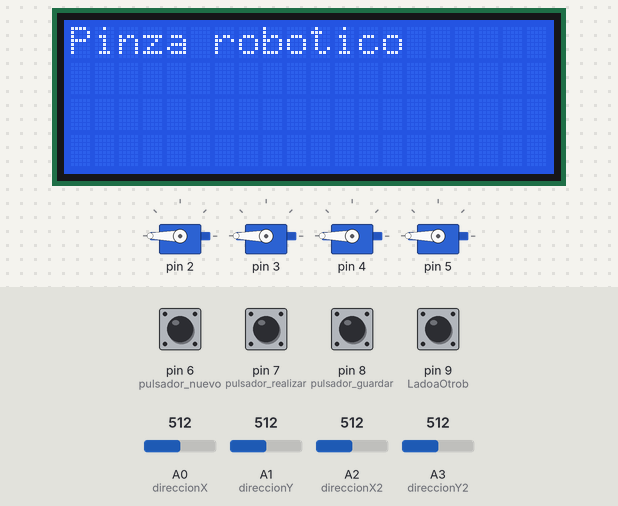
Bench run of a sketch on a simulated Arduino Uno, built with avr-gcc and run on an emulated ATmega328P. Parts: 4 × servo, 20×4 character LCD. Inputs (shaded band) come from the test bench; at power-on: pin 6 (pulsador_nuevo), pin 7 (pulsador_realizar), pin 8 (pulsador_guardar), pin 9 (LadoaOtrob) HIGH, A0 (direccionX) = 512, A1 (direccionY) = 512, A2 (direccionX2) = 512, A3 (direccionY2) = 512. EEPROM starts erased.

Above: at 1.2 s.
1.3 s: pin 9 (LadoaOtrob) pulled LOW for 0.15 s
At 3.5 s:
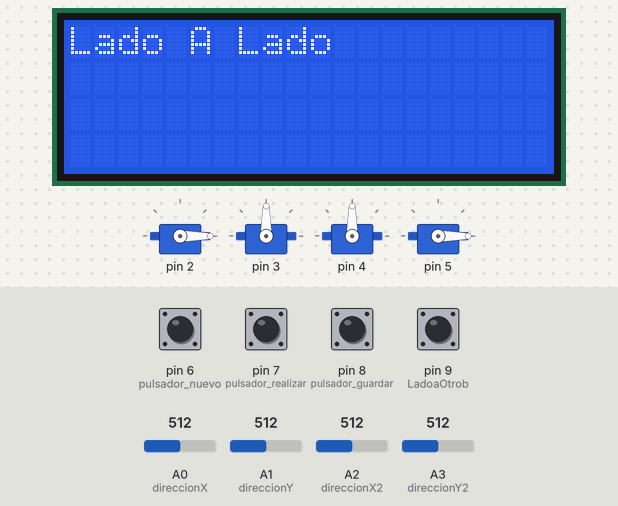
4.4 s: A0 (direccionX) set to 537
7.4 s: A0 (direccionX) set to 563
At 10.05 s:
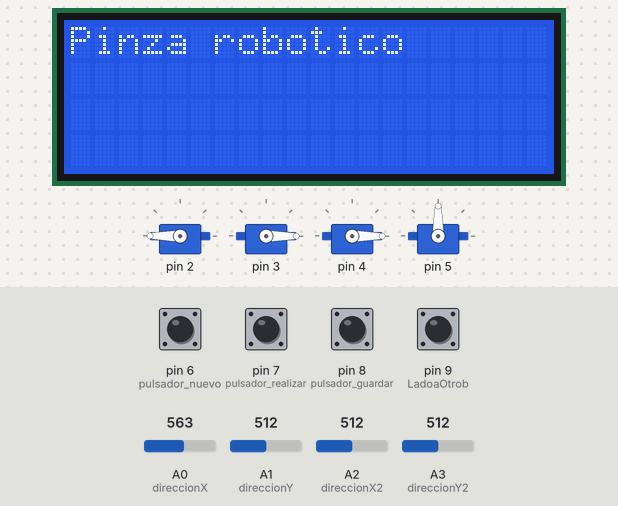
10.2 s: pin 6 (pulsador_nuevo) pulled LOW for 0.15 s
At 11.2 s:
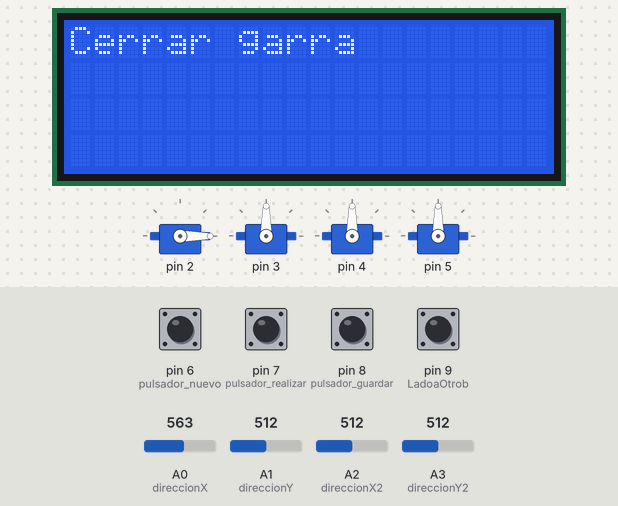
13.3 s: pin 7 (pulsador_realizar) pulled LOW for 0.15 s
At 13.8 s:
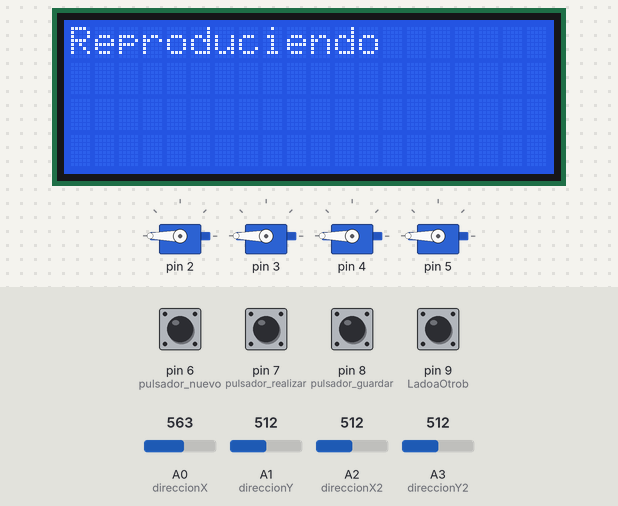
15.9 s: pin 8 (pulsador_guardar) pulled LOW for 0.15 s
At 16.5 s:
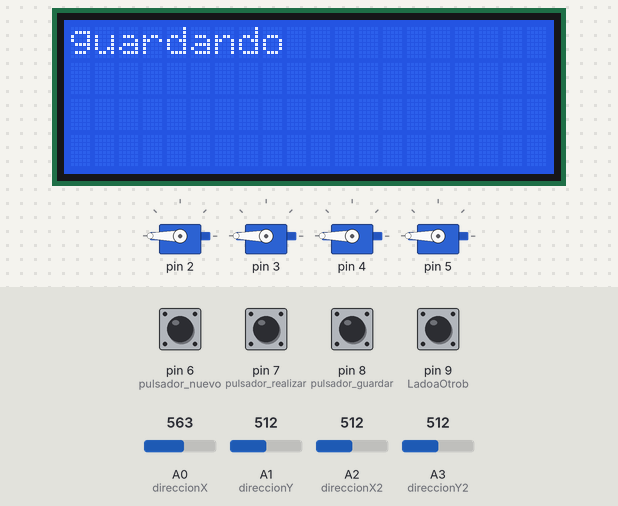
Timing chart, 0 to 18.9 s (numbered marks = the images above; inputs shaded):
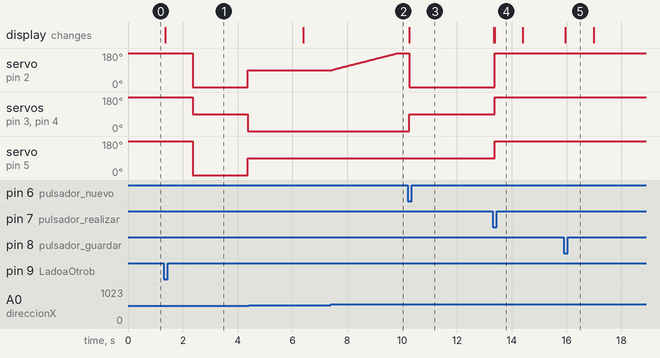

Measured:
- the behaviour switches between 549 and 550 on A0 (direccionX) (found by bisection; images 1 and 2)
- after the input at 1.3 s, servo on pin 2, servo on pin 5: 180° → 0° after 1.1 s, → 90° 2.0 s later; servo on pin 3, servo on pin 4: 180° → 90° after 1.1 s, → 0° 2.0 s later; the display: changes after 0.06 s (image 1)
- after the input at 7.4 s, servo on pin 2: moves from 90° to 180° over 2.4 s, starting after 0.06 s
- after the input at 10.2 s, servo on pin 2: 180° → 0° after 0.07 s; servo on pin 3, servo on pin 4: 0° → 90° after 0.07 s; the display: changes after 0.07 s (image 3)
- after the input at 13.3 s, servo on pin 3–5: 90° → 180° after 0.08 s; the display: first differs from a run without the input after 0.08 s (image 4)
- after the input at 15.9 s, the display: changes after 0.06 s (image 5)

The sketch:

Proyecto2Digital.ino
```cpp
#include <Servo.h>
#include <EEPROM.h>
#include <Wire.h>
#include <LiquidCrystal_I2C.h>
LiquidCrystal_I2C lcd(0x27, 20, 4);

Servo servomotor;
Servo servomotor2;
Servo servomotor3;
Servo servomotor4;

int direccionX = A0;  // Pin analógico A0
int direccionY = A1;  // Pin analógico A1
int direccionX2 = A2; // Pin analógico A2
int direccionY2 = A3; // Pin analógico A3

int pulsador_guardar = 8;
int pulsador_realizar = PD7;
int pulsador_nuevo = PD6;
int LadoaOtrob = 9;


int lecturaX;
int lecturaY;
int lectura_pulsador_guardar;
int lectura_pulsador_realizar;
int lectura_pulsador_nuevo;
int lectura_lado_a_otros;
int lecturaX2;
int lecturaY2;
int lectura_pulsador_guardar2;
int lectura_pulsador_realizar2;

int posicion_servo = 90;
int posicion_servo2 = 90;
int posicion_servo3 = 0;
int posicion_servo4 = 0;

const int EEPROM_ADDR_SERVO1 = 0;
const int EEPROM_ADDR_SERVO2 = 1;
const int EEPROM_ADDR_SERVO3 = 2;
const int EEPROM_ADDR_SERVO4 = 3;

const int EEPROM_ADDR_SERVO5 = 4;
const int EEPROM_ADDR_SERVO6 = 5;
const int EEPROM_ADDR_SERVO7 = 6;
const int EEPROM_ADDR_SERVO8 = 7;
const int EEPROM_ADDR_SERVO9 = 8;

const int EEPROM_ADDR_SERVO10 = 9;
const int EEPROM_ADDR_SERVO11 = 10;
const int EEPROM_ADDR_SERVO12 = 11;
const int EEPROM_ADDR_SERVO13 = 12;
const int EEPROM_ADDR_SERVO14 = 13;
const int EEPROM_ADDR_SERVO15 = 14;
const int EEPROM_ADDR_SERVO16 = 15;
const int EEPROM_ADDR_SERVO17 = 16;


volatile bool guardarPosicion = false;
volatile bool realizarAccion = false;
volatile bool realizarAccionNuevo = false;
volatile bool guardarPosicion2 = false;
volatile bool realizarAccion2 = false;
volatile bool LadoaOtro = false;


int posicion__servo = 90;
int posicion__servo2 = 90;
int posicion__servo3 = 0;
int posicion__servo4 = 0;

void guardarPosiciones()
{
  EEPROM.write(EEPROM_ADDR_SERVO1, posicion_servo);
  EEPROM.write(EEPROM_ADDR_SERVO2, posicion_servo2);
  EEPROM.write(EEPROM_ADDR_SERVO3, posicion_servo3);
  EEPROM.write(EEPROM_ADDR_SERVO4, posicion_servo4);

}
void restaurarPosiciones()
{
  posicion_servo = EEPROM.read(EEPROM_ADDR_SERVO1);
  posicion_servo2 = EEPROM.read(EEPROM_ADDR_SERVO2);
  posicion_servo3 = EEPROM.read(EEPROM_ADDR_SERVO3);
  posicion_servo4 = EEPROM.read(EEPROM_ADDR_SERVO4);
}
void guardarPosicionesCerrada()
{
  EEPROM.write(EEPROM_ADDR_SERVO5,posicion_servo= 0);
  EEPROM.write(EEPROM_ADDR_SERVO6, posicion_servo2=90);
  EEPROM.write(EEPROM_ADDR_SERVO7, posicion_servo3=90);
  EEPROM.write(EEPROM_ADDR_SERVO8, posicion_servo4=90);
  posicion_servo = EEPROM.read(EEPROM_ADDR_SERVO5);
  posicion_servo2 = EEPROM.read(EEPROM_ADDR_SERVO6);
  posicion_servo3 = EEPROM.read(EEPROM_ADDR_SERVO7);
  posicion_servo4 = EEPROM.read(EEPROM_ADDR_SERVO8);

}

void Lado_a_Otro1()
{
  EEPROM.write(EEPROM_ADDR_SERVO10,posicion_servo= 0);
  EEPROM.write(EEPROM_ADDR_SERVO11, posicion_servo2=90);
  EEPROM.write(EEPROM_ADDR_SERVO12, posicion_servo3=90);
  EEPROM.write(EEPROM_ADDR_SERVO13, posicion_servo4=0);

  posicion_servo = EEPROM.read(EEPROM_ADDR_SERVO10);
  posicion_servo2 = EEPROM.read(EEPROM_ADDR_SERVO11);
  posicion_servo3 = EEPROM.read(EEPROM_ADDR_SERVO12);
  posicion_servo4 = EEPROM.read(EEPROM_ADDR_SERVO13);

  delay(1000);
}
void Lado_a_Otro2()
{

  EEPROM.write(EEPROM_ADDR_SERVO14,posicion_servo= 90);
  EEPROM.write(EEPROM_ADDR_SERVO15, posicion_servo2=0);
  EEPROM.write(EEPROM_ADDR_SERVO16, posicion_servo3=0);
  EEPROM.write(EEPROM_ADDR_SERVO17, posicion_servo4=90);

  posicion_servo = EEPROM.read(EEPROM_ADDR_SERVO14);
  posicion_servo2 = EEPROM.read(EEPROM_ADDR_SERVO15);
  posicion_servo3 = EEPROM.read(EEPROM_ADDR_SERVO16);
  posicion_servo4 = EEPROM.read(EEPROM_ADDR_SERVO17);
  delay(1000);
}
void handleGuardarPosicion()
{
  guardarPosicion = true;
}

void handleRealizarAccion()
{
  realizarAccion = true;
}

void handleRealizarAccionNuevo()
{
  realizarAccionNuevo = true;
}

void setup()
{
  servomotor.attach(PD2);
  servomotor2.attach(PD3);
  servomotor3.attach(PD4);
  servomotor4.attach(PD5);

  pinMode(direccionX, INPUT_PULLUP);
  pinMode(direccionY, INPUT_PULLUP);
  pinMode(direccionX2, INPUT_PULLUP);
  pinMode(direccionY2, INPUT_PULLUP);

  pinMode(pulsador_guardar, INPUT_PULLUP);
  pinMode(pulsador_realizar, INPUT_PULLUP);
  pinMode(pulsador_nuevo, INPUT_PULLUP);
  pinMode(LadoaOtrob, INPUT_PULLUP);\

  attachInterrupt(digitalPinToInterrupt(pulsador_guardar), handleGuardarPosicion, FALLING);
  attachInterrupt(digitalPinToInterrupt(pulsador_realizar), handleRealizarAccion, FALLING);
  attachInterrupt(digitalPinToInterrupt(pulsador_nuevo), handleRealizarAccionNuevo, FALLING);
  attachInterrupt(digitalPinToInterrupt(LadoaOtrob), handleRealizarAccionNuevo, FALLING);


  restaurarPosiciones();
  servomotor.write(posicion_servo);
  servomotor2.write(posicion_servo2);
  servomotor3.write(posicion_servo3);
  servomotor4.write(posicion_servo4);
  lcd.init();
}

void loop()
{
  lecturaX = analogRead(direccionX);
  lecturaY = analogRead(direccionY);
  lecturaX2 = analogRead(direccionX2);
  lecturaY2 = analogRead(direccionY2);

  lectura_pulsador_guardar = !digitalRead(pulsador_guardar);
  lectura_pulsador_realizar = !digitalRead(pulsador_realizar);
  lectura_pulsador_nuevo = !digitalRead(pulsador_nuevo);
  lectura_lado_a_otros = !digitalRead(LadoaOtrob);
  servomotor.write(posicion_servo);
  servomotor2.write(posicion_servo2);
  servomotor3.write(posicion_servo3);
  servomotor4.write(posicion_servo4);
  if (lecturaX >= 550)
  {
    posicion_servo++;

    if (posicion_servo > 180)
    {
      posicion_servo = 180;
    }
  }
  if (lecturaX2 >= 550)
  {
    posicion_servo3++;

    if (posicion_servo3 > 180)
    {
      posicion_servo3 = 180;
    }
  }

  if (lecturaX <= 450)
  {
    posicion_servo--;

    if (posicion_servo < 0)
    {
      posicion_servo = 0;
    }
  }
  if (lecturaX2 <= 450)
  {
    posicion_servo3--;

    if (posicion_servo3 < 0)
    {
      posicion_servo3 = 0;
    }
  }

  if (lectura_pulsador_guardar)
  {
    guardarPosiciones();
    lcd.backlight();
    lcd.setCursor(0, 0);
    lcd.print("guardando         ");
    lcd.setCursor(0, 1);
    lcd.print("           ");
    delay(1000); // Espera un segundo para evitar guardar múltiples veces
  }


  if (lecturaY >= 550)
  {
    posicion_servo2++;

    if (posicion_servo2 > 180)
    {
      posicion_servo2 = 180;
    }
  }
  if (lecturaY2 >= 550)
  {
    posicion_servo4++;

    if (posicion_servo4 > 180)
    {
      posicion_servo4 = 180;
    }
  }

  if (lecturaY <= 450)
  {
    posicion_servo2--;

    if (posicion_servo2 < 0)
    {
      posicion_servo2 = 0;
    }
  }
  if (lecturaY2 <= 450)
  {
    posicion_servo4--;

    if (posicion_servo4 < 0)
    {
      posicion_servo4 = 0;
    }
  }

  if (lectura_pulsador_realizar)
  {
    restaurarPosiciones();
    servomotor.write(posicion_servo);
    servomotor2.write(posicion_servo2);
    servomotor3.write(posicion_servo3);
    servomotor4.write(posicion_servo4);
    lcd.backlight();
    lcd.setCursor(0, 0);
    lcd.print("Reproduciendo         ");
    lcd.setCursor(0, 1);
    lcd.print("           ");
    delay(1000); // Espera un segundo para evitar guardar múltiples veces
  }

  if (lectura_pulsador_nuevo)
  {
    for (int i = 0; i < 2; i++)
    {
    guardarPosicionesCerrada();
    servomotor.write(posicion_servo);
    servomotor2.write(posicion_servo2);
    servomotor3.write(posicion_servo3);
    servomotor4.write(posicion_servo4);

    lcd.backlight();
    lcd.setCursor(0, 0);
    lcd.print("Cerrar garra         ");
    lcd.setCursor(0, 1);
    lcd.print("           ");
    delay(1000); // Espera un segundo para evitar guardar múltiples veces
    }
    delay(1000); // Espera un segundo para evitar ejecutar múltiples veces
  }

  if (lectura_lado_a_otros)
  {
    lcd.backlight();
    lcd.setCursor(0, 0);
    lcd.print("Lado A Lado         ");
    lcd.setCursor(0, 1);
    lcd.print("           ");
    Lado_a_Otro1();
    servomotor.write(posicion_servo);
    servomotor2.write(posicion_servo2);
    servomotor3.write(posicion_servo3);
    servomotor4.write(posicion_servo4);
    delay(1000);
    Lado_a_Otro2();
    servomotor.write(posicion_servo);
    servomotor2.write(posicion_servo2);
    servomotor3.write(posicion_servo3);
    servomotor4.write(posicion_servo4);

    delay(2000); // Espera un segundo para evitar guardar múltiples veces
  }

  lcd.backlight();
  lcd.setCursor(0, 0);
  lcd.print("Pinza robotico ");
  lcd.setCursor(0, 1);
  lcd.print("           ");
}
```
